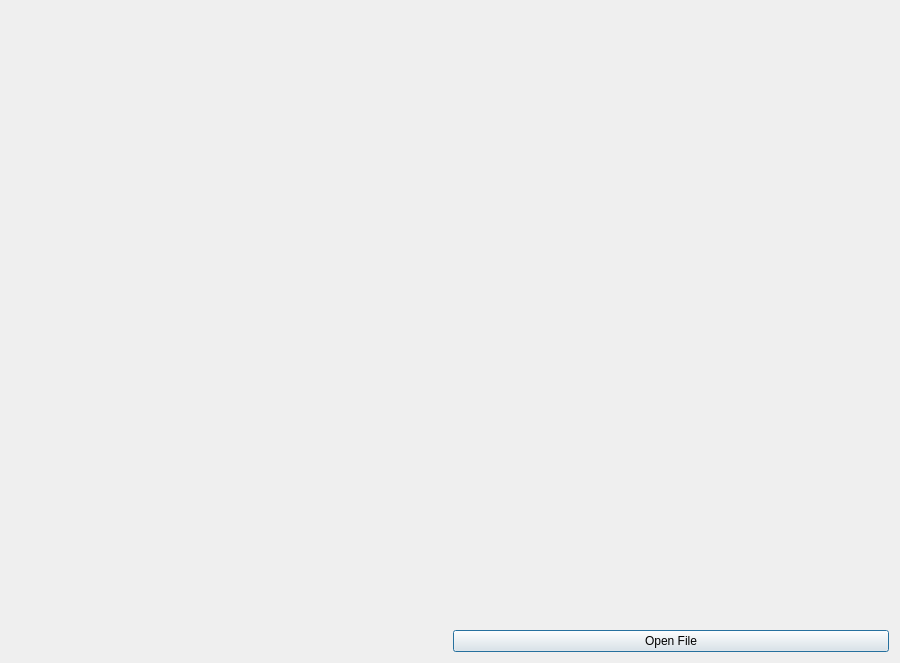
<?xml version="1.0" encoding="UTF-8"?>
<ui version="4.0">
 <class>browsergui</class>
 <widget class="QDialog" name="browsergui">
  <property name="geometry">
   <rect>
    <x>0</x>
    <y>0</y>
    <width>900</width>
    <height>663</height>
   </rect>
  </property>
  <property name="minimumSize">
   <size>
    <width>900</width>
    <height>0</height>
   </size>
  </property>
  <property name="windowTitle">
   <string>Browser</string>
  </property>
  <layout class="QGridLayout" name="gridLayout">
   <item row="0" column="0" rowspan="4">
    <widget class="QWidget" name="mplwindow" native="true">
     <property name="minimumSize">
      <size>
       <width>0</width>
       <height>0</height>
      </size>
     </property>
     <property name="baseSize">
      <size>
       <width>0</width>
       <height>0</height>
      </size>
     </property>
     <layout class="QVBoxLayout" name="mplvl"/>
    </widget>
   </item>
   <item row="3" column="1">
    <widget class="QPushButton" name="btnOpenFile">
     <property name="text">
      <string>Open File</string>
     </property>
    </widget>
   </item>
  </layout>
 </widget>
 <resources/>
 <connections/>
</ui>
